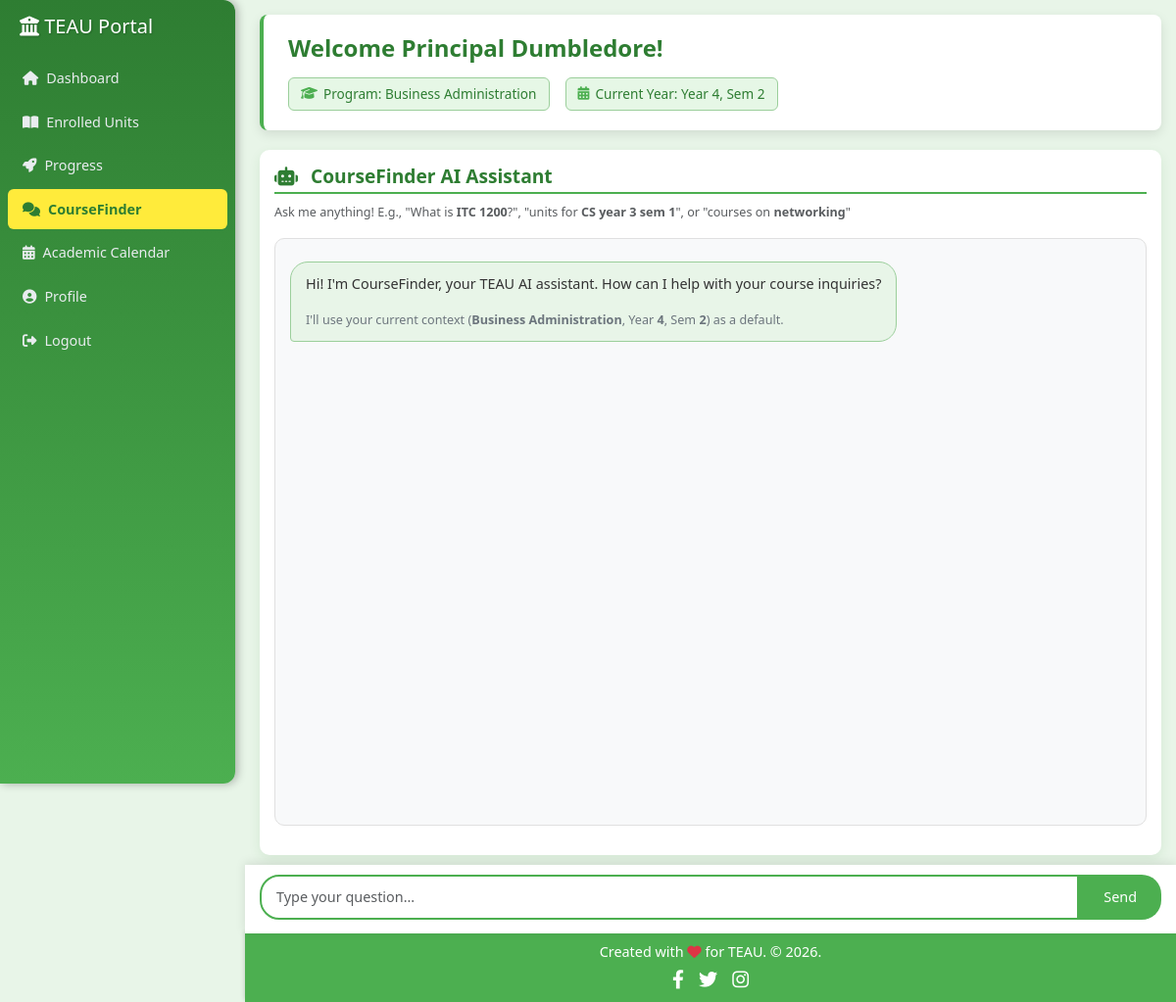
The page /studentCourseFinder.php (signed in) on the database its author committed.
### tables this page shows
CREATE TABLE `user` (
  `id` int(11) NOT NULL,
  `fullName` varchar(255) NOT NULL,
  `email` varchar(255) NOT NULL,
  `program` varchar(255) DEFAULT NULL,
  `year` varchar(50) DEFAULT NULL,
  `semester` varchar(50) DEFAULT NULL,
  `password` varchar(255) NOT NULL,
  `userType` varchar(50) NOT NULL DEFAULT 'student',
  `reset_token` varchar(255) DEFAULT NULL,
  `token_expiry` datetime DEFAULT NULL
);

### studentCourseFinder.php (the view, shortened to what this page needs)
<?php
include "config.php";
function sanitize_input($data)
{
    $data = trim($data);
    $data = stripslashes($data);
    $data = htmlspecialchars($data, ENT_QUOTES, 'UTF-8');
    return $data;
}
$id = $_SESSION['id'];
$stmt = $conn->prepare("SELECT fullName, userType, program, year, semester FROM user WHERE id = ?");
$stmt->bind_param("i", $id);
$stmt->execute();
$result = $stmt->get_result();
$user = null;
if ($result->num_rows > 0) {
    $user = $result->fetch_assoc();
} else {
    error_log("No user found for ID: " . $id);
    session_destroy();
    header("Location: auth.php?error=user_not_found");
    exit();
}
$fullName = sanitize_input($user['fullName']);
$program = sanitize_input($user['program']);
$year = intval($user['year']);
$semester = intval($user['semester']);
?>
<!DOCTYPE html>
<html lang="en">
<head>
    <link href="https://cdn.jsdelivr.net/npm/bootstrap@5.3.3/dist/css/bootstrap.min.css" rel="stylesheet">
    <link href="https://cdnjs.cloudflare.com/ajax/libs/font-awesome/6.4.0/css/all.min.css" rel="stylesheet">
</head>
<body>
    <nav class="sidebar" id="sidebar">
        <h2><i class="fas fa-university"></i> TEAU Portal</h2>
        <ul>
            <li><a href="student_dashboard.php"><i class="fas fa-home me-2"></i>Dashboard</a></li>
            <li><a href="MyUnits.php"><i class="fas fa-book-open me-2"></i>Enrolled Units</a></li>
            <li><a href="Progress.php"><i class="fas fa-rocket me-2"></i>Progress</a></li>
            <li><a href="studentCourseFinder.php"  class="active"><i class="fas fa-comments me-2"></i>CourseFinder</a></li>
            <li><a href="academic_calendar.php"><i class="fas fa-calendar-alt me-2"></i>Academic Calendar</a></li>
            <li><a href="profile.php"><i class="fas fa-user-circle me-2"></i>Profile</a></li>
            <li><a href="logout.php"><i class="fas fa-sign-out-alt me-2"></i>Logout</a></li>
        </ul>
    </nav>
    <main class="main">
        <div class="header">
            <h2>Welcome  <?php echo htmlspecialchars($fullName); ?>!</h2>
            <div class="header-badges d-flex flex-wrap gap-3">
                <span class="info-badge">
                    <i class="fas fa-graduation-cap"></i> Program: <?php echo htmlspecialchars($program); ?>
                </span>
                <span class="info-badge">
                    <i class="fas fa-calendar-alt"></i> Current Year: Year <?php echo htmlspecialchars($year); ?>, Sem <?php echo htmlspecialchars($semester); ?>
                </span>
            </div>
        </div>
        <div class="row">
            <div class="col-12">
                <div class="card">
                    <h3><i class="fas fa-robot me-2"></i> CourseFinder AI Assistant</h3>
                    <p class="text-muted small">Ask me anything! E.g., "What is <strong>ITC 1200</strong>?", "units for <strong>CS year 3 sem 1</strong>", or "courses on <strong>networking</strong>"</p>
                    <div class="chat-container" id="chatContainer">
                        <div class="message ai-message">
                            <p>Hi! I'm CourseFinder, your TEAU AI assistant. How can I help with your course inquiries?</p>
                            <small class="text-secondary">I'll use your current context (<strong><?php echo htmlspecialchars($program); ?></strong>, Year <strong><?php echo htmlspecialchars($year); ?></strong>, Sem <strong><?php echo htmlspecialchars($semester); ?></strong>) as a default.</small>
                        </div>
                    </div>
                    </div>
            </div>
        </div>
    </main>
    <div class="fixed-chat-input-wrapper" id="fixedChatInputWrapper">
        <div class="chat-input">
            <input type="text" id="chatInput" placeholder="Type your question..." class="form-control" onkeypress="if(event.keyCode == 13) { sendMessage(); return false; }">
            <button onclick="sendMessage()" class="btn teaus-primary">Send</button>
        </div>
    </div>
   <footer class="footer">
        <div class="container">
            <p>Created with <i class="fas fa-heart text-danger"></i> for TEAU. &copy; <?php echo date("Y"); ?>.</p>
            <div class="social-icons">
                <a href="#" aria-label="Facebook"><i class="fab fa-facebook-f"></i></a>
                <a href="#" aria-label="Twitter"><i class="fab fa-twitter"></i></a>
                <a href="#" aria-label="Instagram"><i class="fab fa-instagram"></i></a>
            </div>
        </div>
    </footer>
</body>
</html>

### rows shown on the page
user: fullName "Principal Dumbledore", program "Business Administration", year "4", semester "2"
